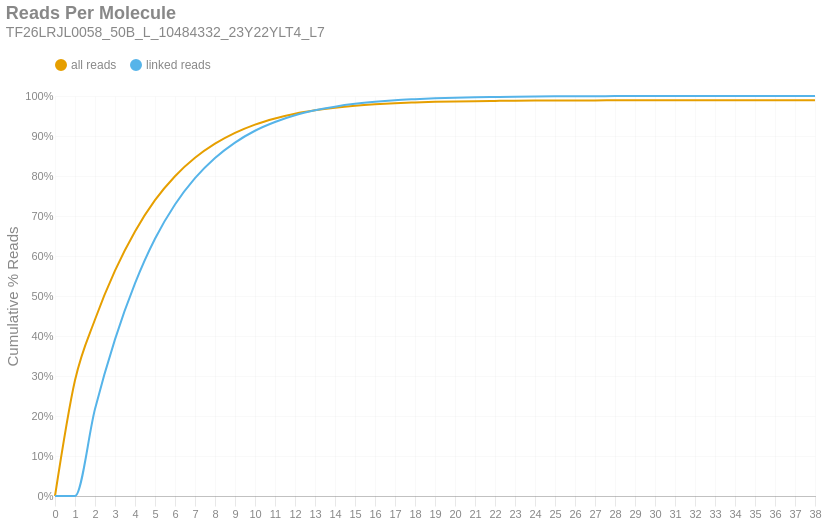

Notebook cell for this chart:
### Markdown cell above
### Reads per Molecule
This chart shows the cumulative distribution of the number of reads per linked molecule. That is, how many alignments are associated with a unique molecule. This excludes the number of reads associated with invalid or absent linked-read barcodes. The `linked` histogram is the percentages recalculated when disregarding singletons.

### Code cell
if SKIPLR:
    print_html(f"Skipped")
else:
    counts = np.bincount(valids['reads'].cast(pl.Int64).to_numpy())
    weighted = counts * np.arange(len(counts))
    all_perc = weighted / n_reads
    linked_perc = weighted / n_linked_reads
    linked_perc[1] = 0
    binned_df = pl.DataFrame({
        'readsper': list(range(len(counts))),
        'all reads (cumsum)': np.cumsum(all_perc).tolist(),
        'linked reads (cumsum)': np.cumsum(linked_perc).tolist(),
    })

    with SafeRender(binned_df):
        (
            density_plot(binned_df, 'Reads Per Molecule', samplename, 'readspmol')
            .encode(
                x=alt.X('readsper:O', title=None).axis(labelAngle=0).scale(padding=0),
                y=alt.Y('value:Q', title='Cumulative % Reads').axis(format='%').stack(False),
                color=alt.Color("key:N").scale(domain=["all reads", "linked reads"]),
                tooltip=[
                    alt.Tooltip("key:N", title="Data Type"),
                    alt.Tooltip("readsper:O", title="Reads Per Molecule"),
                    alt.Tooltip("value:Q", format=".2%", title="% Reads (Cum.)")
                ]            
            )
        ).display()

### Figure 1 — Vega-Lite specification as saved in the notebook (floating-point values rounded to 4 significant figures)
{"width": "container", "height": 400, "config": {"title": {"anchor": "start", "dy": -15, "fontSize": 18, "color": "#888888", "subtitleColor": "#888888", "subtitleFontSize": 14}, "arc": {"fill": "#0072B2"}, "axis": {"domainColor": "#888888", "domainWidth": 0.5, "gridWidth": 0.2, "grid": false, "titleFontWeight": 400, "titleFontSize": 15, "labelFontSize": 11, "labelColor": "#888888", "tickColor": "#888888", "tickWidth": 0.2, "titleColor": "#888888"}, "axisBand": {"grid": false}, "axisX": {"grid": true, "tickSize": 10, "domainCap": "round"}, "axisY": {"domain": false, "grid": true, "tickSize": 0, "domainCap": "round"}, "background": "transparent", "header": {"labelFontSize": 15, "labelColor": "#888888", "titleFontSize": 15, "titleFontWeight": 600, "titleColor": "#888888"}, "legend": {"labelFont": "sans-serif", "labelFontSize": 12, "labelColor": "#888888", "symbolSize": 100, "symbolType": "circle", "titleFontSize": 12, "titlePadding": 10, "titleColor": "#888888", "title": null, "orient": "top"}, "range": {"category": ["#E69F00", "#56B4E9", "#009E73", "#F0E442", "#0072B2", "#D55E00", "#CC79A7", "#000000"], "diverging": ["#cfe8f3", "#a2d4ec", "#73bfe2", "#46abdb", "#1696d2", "#12719e"]}, "area": {"fill": "#0072B2", "fillOpacity": 0.7, "line": true, "strokeOpacity": 0.7}, "line": {"color": "#0072B2", "stroke": "#0072B2", "strokeWidth": 2}, "trail": {"color": "#0072B2", "stroke": "#0072B2", "strokeWidth": 0, "size": 1}, "point": {"filled": true, "fillOpacity": 1.0, "size": 95}, "text": {"color": "#888888", "fontSize": 11, "align": "right", "fontWeight": 400, "size": 11}, "bar": {"fill": "#0072B2", "stroke": null}, "view": {"stroke": null, "continuousWidth": 660, "continuousHeight": 400}}, "data": {"name": "data-6301d1e32b2133508d89477af6a84b15"}, "mark": {"type": "line", "interpolate": "monotone", "point": {"opacity": 0, "size": 275}}, "encoding": {"color": {"field": "key", "scale": {"domain": ["all reads", "linked reads"]}, "type": "nominal"}, "tooltip": [{"field": "key", "title": "Data Type", "type": "nominal"}, {"field": "readsper", "title": "Reads Per Molecule", "type": "ordinal"}, {"field": "value", "format": ".2%", "title": "% Reads (Cum.)", "type": "quantitative"}], "x": {"axis": {"labelAngle": 0}, "field": "readsper", "scale": {"padding": 0}, "title": null, "type": "ordinal"}, "y": {"axis": {"format": "%"}, "field": "value", "stack": false, "title": "Cumulative % Reads", "type": "quantitative"}}, "params": [{"name": "param_c36ac31b6afebe62", "select": {"type": "point", "fields": ["key"]}, "bind": "legend"}], "title": {"text": "Reads Per Molecule", "subtitle": "TF26LRJL0058_50B_L_10484332_23Y22YLT4_L7"}, "transform": [{"fold": ["all reads (cumsum)", "linked reads (cumsum)"]}, {"calculate": "replace(datum.key, ' (cumsum)', '')", "as": "key"}, {"filter": {"param": "param_c36ac31b6afebe62"}}], "usermeta": {"embedOptions": {"downloadFileName": "TF26LRJL0058_50B_L_10484332_23Y22YLT4_L7.readspmol"}}, "$schema": "https://vega.github.io/schema/vega-lite/v6.4.1.json", "datasets": {"data-6301d1e32b2133508d89477af6a84b15": [{"readsper": 0, "all reads (cumsum)": 0.0, "linked reads (cumsum)": 0.0}, {"readsper": 1, "all reads (cumsum)": 0.2892, "linked reads (cumsum)": 0.0}, {"readsper": 2, "all reads (cumsum)": 0.4413, "linked reads (cumsum)": 0.2173}, {"readsper": 3, "all reads (cumsum)": 0.5633, "linked reads (cumsum)": 0.3915}, {"readsper": 4, "all reads (cumsum)": 0.6613, "linked reads (cumsum)": 0.5315}, {"readsper": 5, "all reads (cumsum)": 0.7395, "linked reads (cumsum)": 0.6431}, {"readsper": 6, "all reads (cumsum)": 0.7995, "linked reads (cumsum)": 0.7288}, {"readsper": 7, "all reads (cumsum)": 0.8455, "linked reads (cumsum)": 0.7945}, {"readsper": 8, "all reads (cumsum)": 0.8808, "linked reads (cumsum)": 0.845}, {"readsper": 9, "all reads (cumsum)": 0.9079, "linked reads (cumsum)": 0.8836}, {"readsper": 10, "all reads (cumsum)": 0.9285, "linked reads (cumsum)": 0.9132}, {"readsper": 11, "all reads (cumsum)": 0.9439, "linked reads (cumsum)": 0.935}, {"readsper": 12, "all reads (cumsum)": 0.9556, "linked reads (cumsum)": 0.9518}, {"readsper": 13, "all reads (cumsum)": 0.9642, "linked reads (cumsum)": 0.9641}, {"readsper": 14, "all reads (cumsum)": 0.9707, "linked reads (cumsum)": 0.9734}, {"readsper": 15, "all reads (cumsum)": 0.9756, "linked reads (cumsum)": 0.9803}, {"readsper": 16, "all reads (cumsum)": 0.9792, "linked reads (cumsum)": 0.9855}, {"readsper": 17, "all reads (cumsum)": 0.9819, "linked reads (cumsum)": 0.9894}, {"readsper": 18, "all reads (cumsum)": 0.9838, "linked reads (cumsum)": 0.992}, {"readsper": 19, "all reads (cumsum)": 0.9853, "linked reads (cumsum)": 0.9942}, {"readsper": 20, "all reads (cumsum)": 0.9864, "linked reads (cumsum)": 0.9957}, {"readsper": 21, "all reads (cumsum)": 0.9872, "linked reads (cumsum)": 0.9969}, {"readsper": 22, "all reads (cumsum)": 0.9877, "linked reads (cumsum)": 0.9976}, {"readsper": 23, "all reads (cumsum)": 0.9882, "linked reads (cumsum)": 0.9983}, {"readsper": 24, "all reads (cumsum)": 0.9885, "linked reads (cumsum)": 0.9988}, {"readsper": 25, "all reads (cumsum)": 0.9888, "linked reads (cumsum)": 0.9991}, {"readsper": 26, "all reads (cumsum)": 0.9889, "linked reads (cumsum)": 0.9994}, {"readsper": 27, "all reads (cumsum)": 0.989, "linked reads (cumsum)": 0.9995}, {"readsper": 28, "all reads (cumsum)": 0.9891, "linked reads (cumsum)": 0.9997}, {"readsper": 29, "all reads (cumsum)": 0.9892, "linked reads (cumsum)": 0.9998}, {"readsper": 30, "all reads (cumsum)": 0.9893, "linked reads (cumsum)": 0.9999}, {"readsper": 31, "all reads (cumsum)": 0.9893, "linked reads (cumsum)": 0.9999}, {"readsper": 32, "all reads (cumsum)": 0.9893, "linked reads (cumsum)": 1.0}, {"readsper": 33, "all reads (cumsum)": 0.9893, "linked reads (cumsum)": 1.0}, {"readsper": 34, "all reads (cumsum)": 0.9893, "linked reads (cumsum)": 1.0}, {"readsper": 35, "all reads (cumsum)": 0.9893, "linked reads (cumsum)": 1.0}, {"readsper": 36, "all reads (cumsum)": 0.9893, "linked reads (cumsum)": 1.0}, {"readsper": 37, "all reads (cumsum)": 0.9893, "linked reads (cumsum)": 1.0}, {"readsper": 38, "all reads (cumsum)": 0.9894, "linked reads (cumsum)": 1.0}]}}
